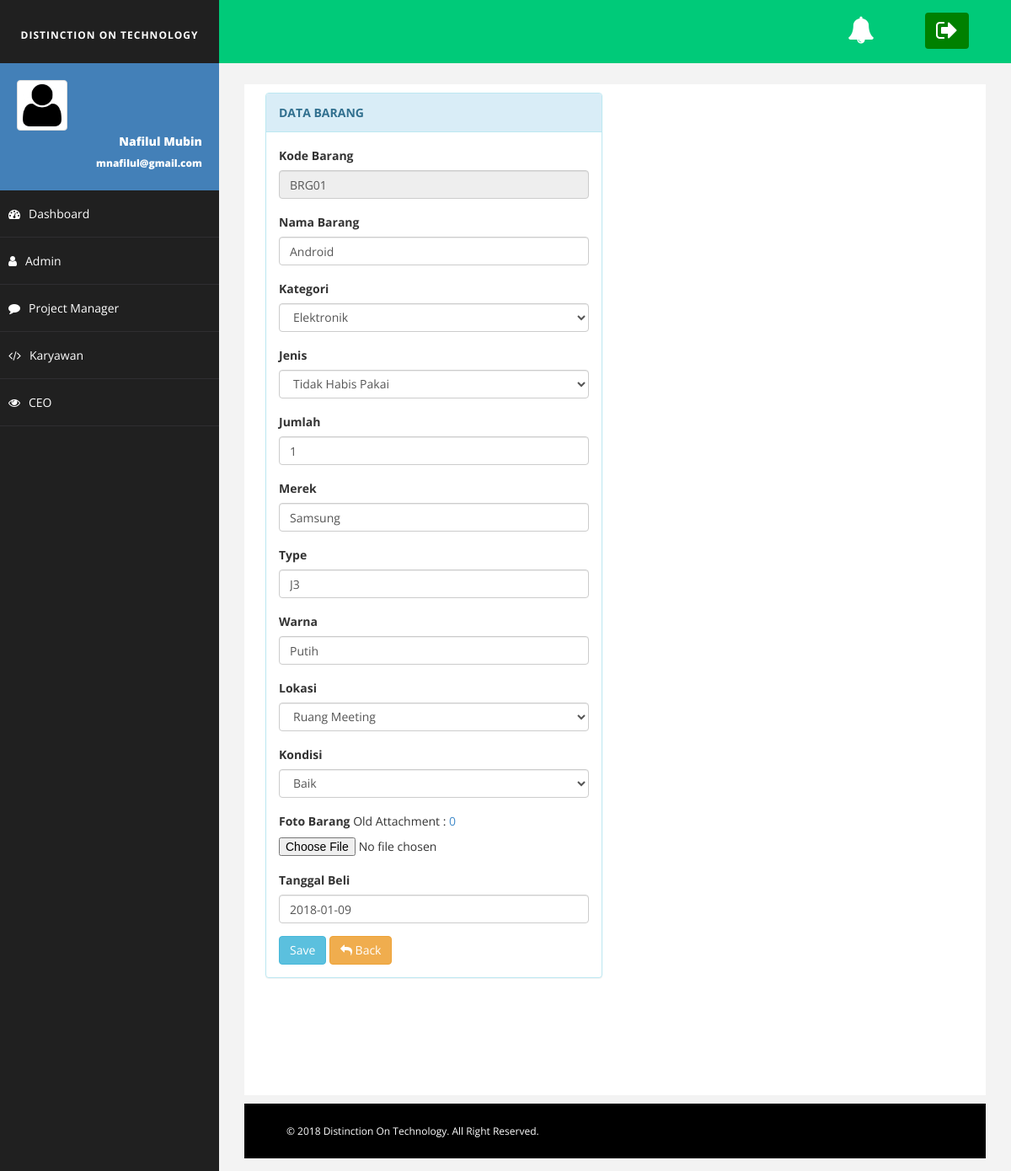
Screenshot of /?page=barang_edit&id=BRG01 with the database file from the repository.
### tables this page shows
CREATE TABLE `barang` (
  `id_barang` varchar(20) NOT NULL,
  `nama_barang` varchar(25) NOT NULL,
  `id_kategoribarang` varchar(20) NOT NULL,
  `id_jenisbarang` varchar(20) NOT NULL,
  `jumlah_barang` int(20) NOT NULL,
  `merk_barang` varchar(25) NOT NULL,
  `type_barang` varchar(25) NOT NULL,
  `warna_barang` varchar(25) NOT NULL,
  `kondisi_barang` enum('Baik','Rusak') NOT NULL,
  `id_lokasi` varchar(20) NOT NULL,
  `foto_barang` varchar(25) NOT NULL,
  `tgl_beli` date NOT NULL,
  `create_at` datetime NOT NULL
);

CREATE TABLE `jenis_barang` (
  `id_jenisbarang` varchar(20) NOT NULL,
  `nama_jenisbarang` varchar(25) NOT NULL,
  `keterangan` varchar(50) NOT NULL
);

CREATE TABLE `lokasi` (
  `id_lokasi` varchar(20) NOT NULL,
  `nama_lokasi` varchar(25) NOT NULL,
  `keterangan` varchar(50) NOT NULL
);

### index.php (called while the page is built)
<?php
include 'src/infrastruktur/header.php';
include 'src/infrastruktur/content.php';
include 'src/infrastruktur/footer.php';
?>

### View/barang_edit.php (the view, shortened to what this page needs)
<?php
$id_barang = $_GET['id'];
$result = mysqli_query($koneksi, "SELECT barang.*, kategori_barang.nama_kategoribarang, jenis_barang.nama_jenisbarang, lokasi.nama_lokasi FROM barang join kategori_barang on kategori_barang.id_kategoribarang = barang.id_kategoribarang join jenis_barang on jenis_barang.id_jenisbarang=barang.id_jenisbarang join lokasi on lokasi.id_lokasi=barang.id_lokasi WHERE id_barang='$id_barang'");
$data = mysqli_fetch_array($result);
?>
<div class="col-md-6 col-sm-6 col-xs-12">
    <div class="panel panel-info">
        <div class="panel-heading">
           <b>DATA BARANG</b>
        </div>
    <div class="panel-body">
        <form role="form" method="POST" enctype="multipart/form-data">
                    <div class="form-group">
                        <label>Kode Barang</label>
                        <input class="form-control" type="text" name="id_barang" readonly="readonly" value="<?php echo $data['id_barang']; ?>">
                    </div>
                    <div class="form-group">
                        <label>Nama Barang</label>
                        <input class="form-control" type="text" name="nama_barang" value="<?php echo $data['nama_barang']; ?>">
                    </div>
                     <div class="form-group">
                        <label>Kategori</label>
                    <select class="form-control" name="id_kategoribarang">
                        <?php
                        $result = mysqli_query($koneksi, "SELECT * FROM kategori_barang ORDER BY nama_kategoribarang ASC");
                            while($data_kategoribarang = mysqli_fetch_array($result)) {
                        ?>
                            <option value="<?php echo $data_kategoribarang['id_kategoribarang']; ?>" <?php if ($data['nama_barang'] == $data_kategoribarang['id_kategoribarang']) echo 'selected'; ?>><?php echo $data_kategoribarang['nama_kategoribarang']; ?></option>
                        <?php } ?>
                        </select>
                    </div>
                     <div class="form-group">
                        <label>Jenis</label>
                    <select class="form-control" name="id_jenisbarang">
                        <?php
                        $result = mysqli_query($koneksi, "SELECT * FROM jenis_barang ORDER BY nama_jenisbarang ASC");
                            while($data_jenisbarang = mysqli_fetch_array($result)) {
                        ?>
                            <option value="<?php echo $data_jenisbarang['id_jenisbarang']; ?>" <?php if ($data['id_jenisbarang'] == $data_jenisbarang['id_jenisbarang']) echo 'selected'; ?>><?php echo $data_jenisbarang['nama_jenisbarang']; ?></option>
                        <?php } ?>
                        </select>
                    </div>
                    <div class="form-group">
                        <label>Jumlah</label>
                        <input class="form-control" type="text" name="jumlah_barang" value="<?php echo $data['jumlah_barang']; ?>">
                    </div>
                    <div class="form-group">
                        <label>Merek</label>
                        <input class="form-control" type="text" name="merk_barang" value="<?php echo $data['merk_barang']; ?>">
                    </div>
                    <div class="form-group">
                        <label>Type</label>
                        <input class="form-control" type="text" name="type_barang" value="<?php echo $data['type_barang']; ?>">
                    </div>
                    <div class="form-group">
                        <label>Warna</label>
                        <input class="form-control" type="text" name="warna_barang" value="<?php echo $data['warna_barang']; ?>">
                    </div>
                    <div class="form-group">
                        <label>Lokasi</label>
                    <select class="form-control" name="id_lokasi">
                        <?php
                        $result = mysqli_query($koneksi, "SELECT * FROM lokasi ORDER BY nama_lokasi ASC");
                            while($data_lokasi = mysqli_fetch_array($result)) {
                        ?>
                            <option value="<?php echo $data_lokasi['id_lokasi']; ?>" <?php if ($data['id_lokasi'] == $data_lokasi['id_lokasi']) echo 'selected'; ?>><?php echo $data_lokasi['nama_lokasi']; ?></option>
                        <?php } ?>
                        </select>
                    </div>
                    <div class="form-group">
                        <label>Kondisi</label>
                        <select class="form-control" name="kondisi_barang">
                        <option value="Baik" <?php if ($data['kondisi_barang'] == 'Baik') echo 'selected'; ?> >Baik</option>
                        </select>
                    </div>
                    <div class="form-group">
                        <label>Foto Barang</label>
                        Old Attachment : <a href="images/<?php echo $data['foto_barang']; ?>" target="_blank"><?php echo $data['foto_barang']; ?></a>
                        <input name="foto_barang" type="file" />
                    </div>
                    <div class="form-group">
                        <label>Tanggal Beli</label>
                        <input class="form-control datepicker" type="text" name="tgl_beli" value="<?php echo $data['tgl_beli']; ?>">
                    </div>
                    <button type="submit" name="submit" class="btn btn-info">Save </button>
                    <a onclick="window.history.back();return false;" class="btn btn-warning"><i class="fa fa-reply"></i> Back</a>
                </form>
        </div>
    </div>
</div>

### assets/css/images.css (style rules this page uses)
body { font-family: 'open sans'; overflow-x: hidden; }

### assets/css/barang.css (style rules this page uses)
body { background: #f1f1f1; }

### assets/css/basic.css (style rules this page uses)
body { font-family: 'Open Sans', sans-serif; line-height:25px; }

### rows the page displays
barang: id_barang "BRG01", nama_barang "Android", id_jenisbarang "Tidak Habis Pakai", jumlah_barang "1", merk_barang "Samsung", type_barang "J3", warna_barang "Putih", id_lokasi "Ruang Meeting", kondisi_barang "Baik", foto_barang "0", tgl_beli "2018-01-09"

### other values shown
form field id_kategoribarang "Elektronik"
